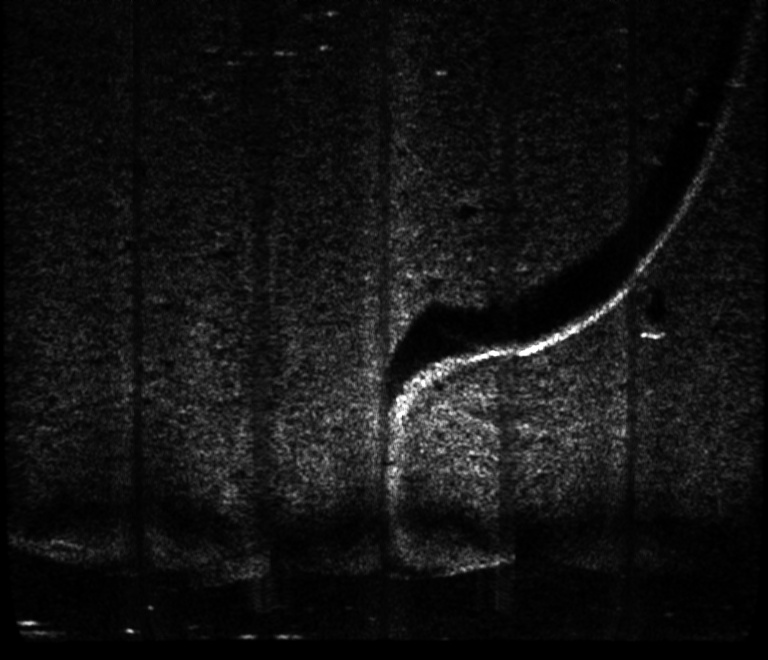
#> input picture image_RTheta.jpg, 768 x 660 px
$ python begin.py
#> lines starting #> are read from the running program, lines starting #| are printed output that depends on the picture; after the words box and inside, x2 and y2 are one past the last pixel; in counts of white or black regions, pixels touching at a corner belong together
import numpy as np
import scipy.ndimage
import scipy.signal
import matplotlib.pyplot as plt
from skimage import color, io


def grad(x):
    return np.array(np.gradient(x))


def norm(x, axis=0):
    return np.sqrt(np.sum(np.square(x), axis=axis))


def stopping_fun(x):
    return 1. / (1. + norm(grad(x))**2)

def default_phi(x):
    # Initialize surface phi at the border (5px from the border) of the image
    # i.e. 1 outside the curve, and -1 inside the curve
    phi = np.ones(x.shape[:2])
    phi[5:-5, 5:-5] = -1.
    return phi

img = io.imread('image_RTheta.jpg')
#> img is the input picture: shape (660, 768); min 0, max 255, mean 18.5
img = color.rgb2gray(img)
img = img - np.mean(img)
sigma = 5

# Smooth the image to reduce noise and separation between noise and edge becomes clear
img_smooth = scipy.ndimage.filters.gaussian_filter(img, sigma)
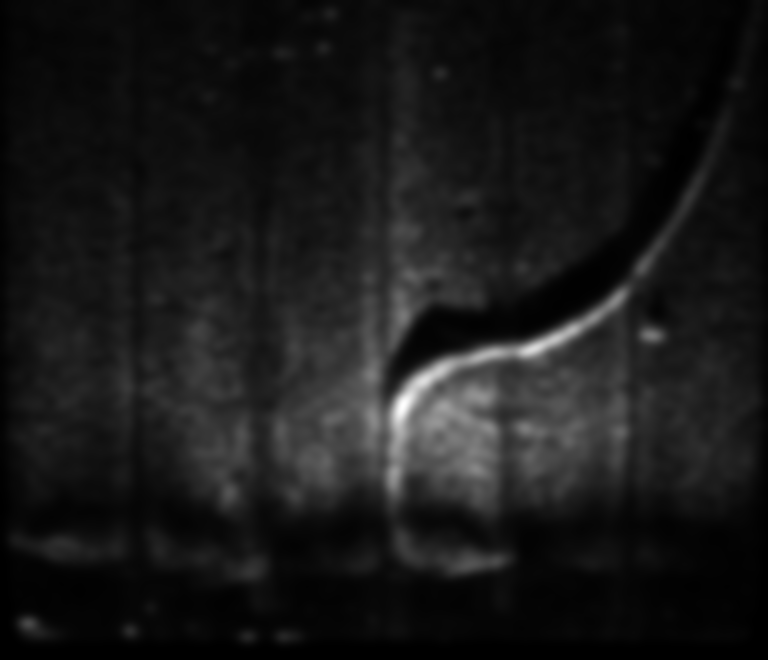
#> img_smooth: shape (660, 768) float64; min -18.5, max 168.6, mean 0; drawn with min black and max white
# plt.imshow(img_smooth)


F = stopping_fun(img_smooth)
#> in norm, `return np.sqrt(np.sum(np.square(x), axis=axis))`:
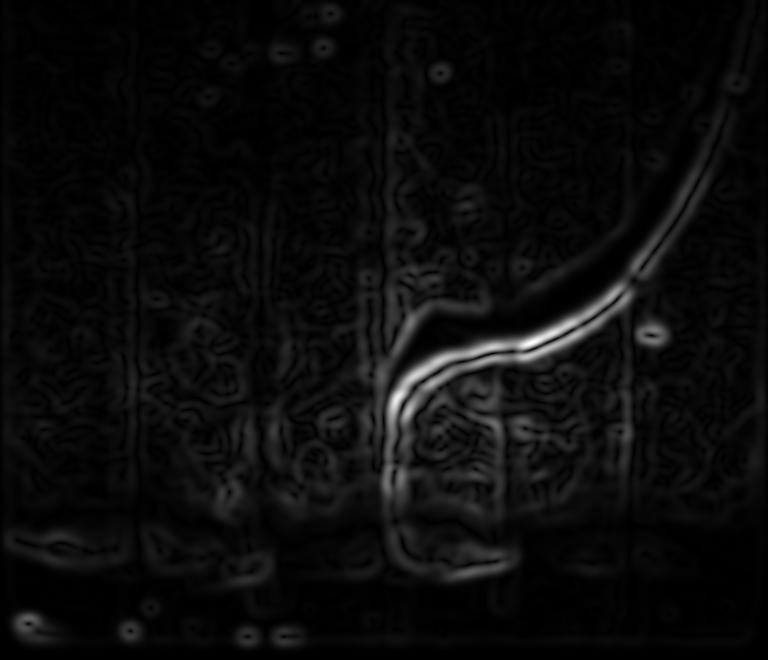
#> returned value: shape (660, 768) float64; min 0, max 14.74, mean 0.687; drawn with min black and max white
#> in stopping_fun, `return 1. / (1. + norm(grad(x))**2)`:
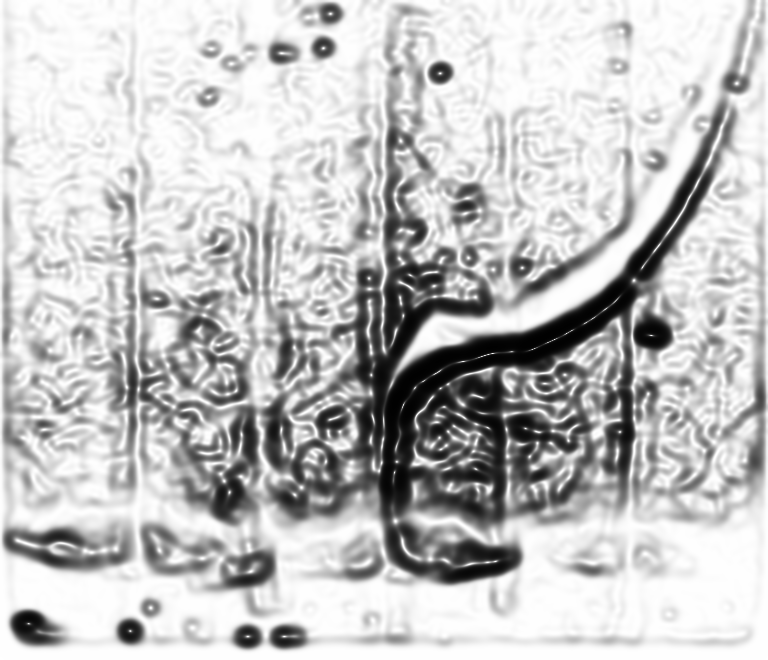
#> returned value: shape (660, 768) float64; min 0.00458, max 1, mean 0.766

dt = 1.
phi = default_phi(img_smooth)
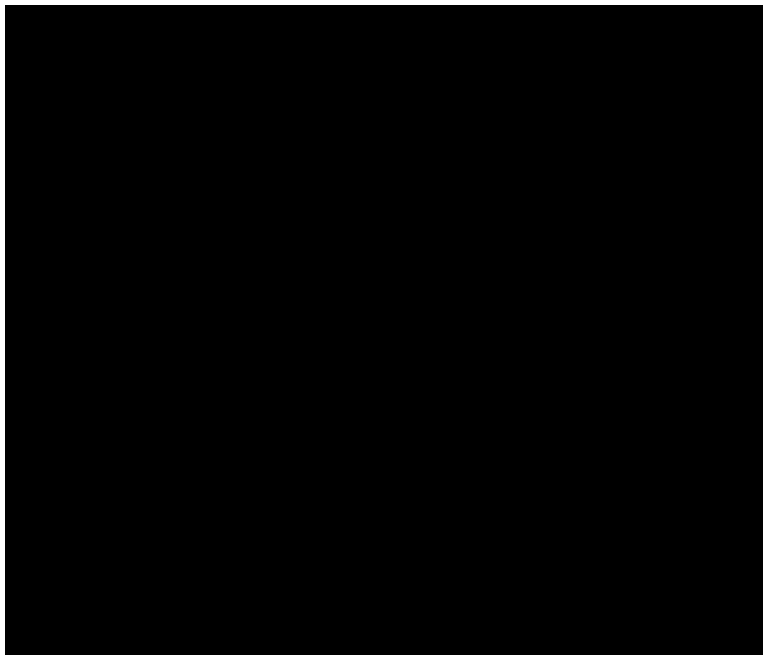
#> phi: shape (660, 768) float64; values -1 (black) and 1 (white), 2.8% white; 1 white region, box (x1, y1, x2, y2) and area: (0, 0, 768, 660) 14180
n_iter = 500


for i in range(n_iter):
    dphi = grad(phi)
    dphi_norm = norm(dphi)

    dphi_t = F * dphi_norm

    phi = phi + dt * dphi_t

#> (the run stopped early here; a loop or call above may not have finished)
